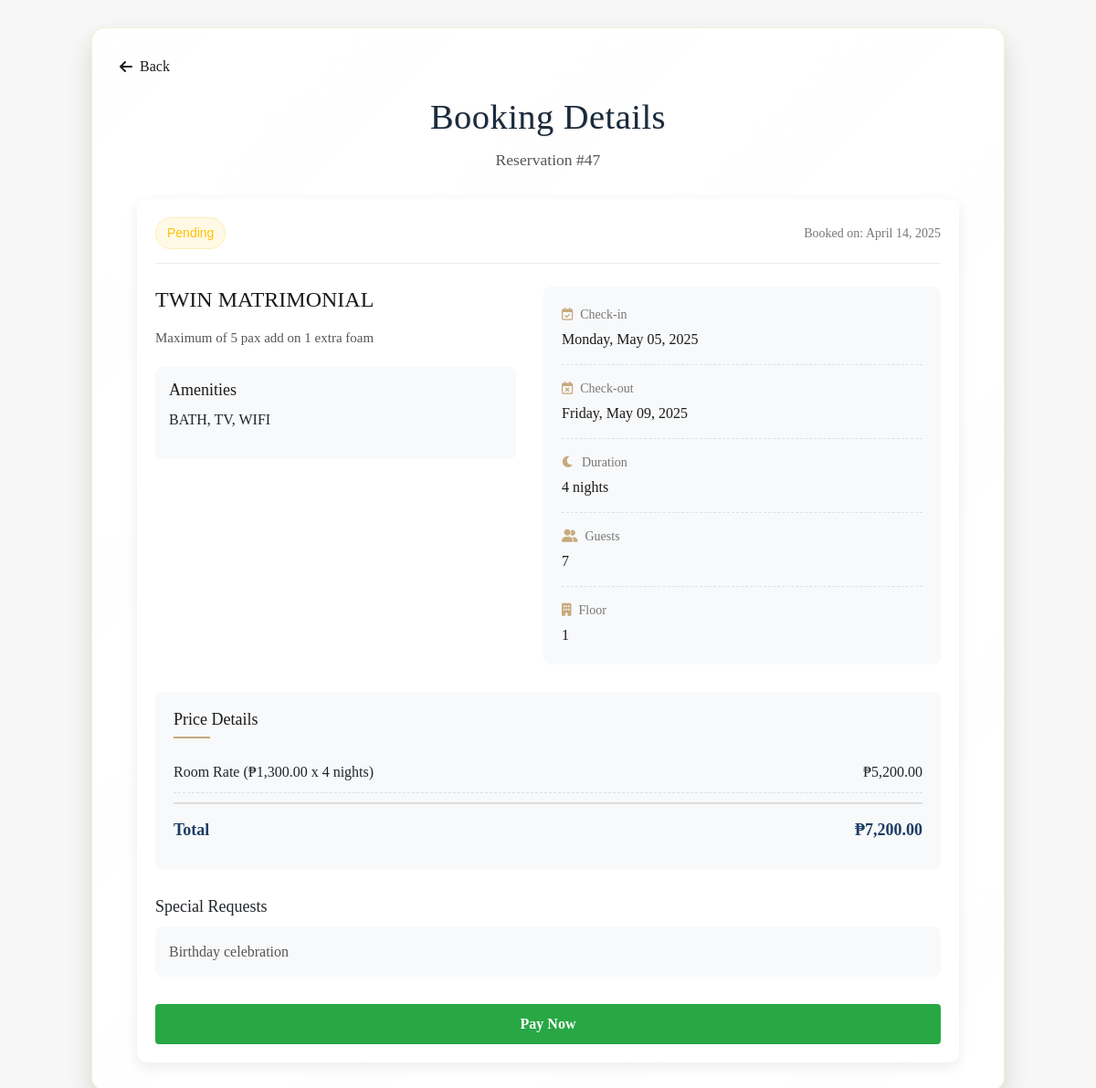
Page /landing_page/pages/booking_details.php?id=47 (signed in) on the committed database.
### tables this page shows
CREATE TABLE IF NOT EXISTS `bookings` (
  `booking_id` int NOT NULL AUTO_INCREMENT,
  `user_id` int NOT NULL,
  `room_id` int NOT NULL,
  `check_in_date` date NOT NULL,
  `check_out_date` date NOT NULL,
  `booking_date` timestamp NULL DEFAULT CURRENT_TIMESTAMP,
  `guests_count` int NOT NULL,
  `total_price` decimal(10,2) NOT NULL,
  `special_requests` text,
  `booking_status` enum('pending','confirmed','checked_in','checked_out','cancelled') DEFAULT 'pending',
  `payment_status` set('pending','paid','partial') DEFAULT 'pending',
  `booking_source` varchar(50) DEFAULT 'website',
  PRIMARY KEY (`booking_id`),
  KEY `user_id` (`user_id`),
  KEY `room_id` (`room_id`)
);

CREATE TABLE IF NOT EXISTS `room_types` (
  `room_type_id` int NOT NULL AUTO_INCREMENT,
  `type_name` varchar(50) NOT NULL,
  `description` text,
  `floor_type` int NOT NULL,
  `base_price` decimal(10,2) NOT NULL,
  `capacity` int NOT NULL,
  `amenities` text,
  `image_path` text,
  PRIMARY KEY (`room_type_id`)
);

### landing_page/pages/booking_details.php (the view, shortened to what this page needs)
<?php
require_once '../../config/db.php';
$user_id = isset($_SESSION['user_id']) ? $_SESSION['user_id'] : null;
$booking_id = $_GET['id'];
$stmt = $conn->prepare("SELECT b.*,
                              r.type_name, r.description, r.base_price, r.capacity, r.amenities,
                              u.username, u.email, u.phone_number,
                              rm.room_number, r.floor_type,
                              COALESCE(SUM(t.amount), 0) AS paid_amount
                       FROM bookings b
                       JOIN rooms rm ON b.room_id = rm.room_id
                       JOIN room_types r ON rm.room_type_id = r.room_type_id
                       JOIN users u ON b.user_id = u.user_id
                       LEFT JOIN transactions t ON b.booking_id = t.booking_id
                       WHERE b.booking_id = ? AND b.user_id = ?
                       GROUP BY b.booking_id");
$stmt->bind_param("ii", $booking_id, $user_id);
$stmt->execute();
$result = $stmt->get_result();
$booking = $result->fetch_assoc();
$check_in = new DateTime($booking['check_in_date']);
$check_out = new DateTime($booking['check_out_date']);
$nights = $check_in->diff($check_out)->days;
?>
<!DOCTYPE html>
<html lang="en">
<link rel="stylesheet" href="../css/booking.css">
<?php include_once '../includes/head.php'; ?>
<body>
    <div class="booking-container">
        <div class="back-button" style="margin-bottom: 20px;">
            <a href="javascript:history.back()"
                style="text-decoration: none; color: var(--dark-text); display: flex; align-items: center; width: fit-content;">
                <i class="fas fa-arrow-left" style="margin-right: 8px;"></i>
                Back
            </a>
        </div>
        <div class="booking-header">
            <h1>Booking Details</h1>
            <p>Reservation #<?php echo $booking_id; ?></p>
        </div>
        <div class="booking-details-container">
            <div class="booking-status-bar">
                <div class="status-badge <?php echo strtolower($booking['booking_status']); ?>">
                    <?php echo ucfirst($booking['booking_status']); ?>
                </div>
                <div class="booking-date">
                    Booked on: <?php echo date('F d, Y', strtotime($booking['booking_date'])); ?>
                </div>
            </div>
            <div class="booking-info-card">
                <div class="room-info">
                    <h2><?php echo htmlspecialchars($booking['type_name']); ?></h2>
                    <p class="room-description"><?php echo htmlspecialchars($booking['description']); ?></p>
                    <div class="amenities">
                        <h3>Amenities</h3>
                        <p><?php echo htmlspecialchars($booking['amenities']); ?></p>
                    </div>
                </div>
                <div class="reservation-details">
                    <div class="detail-item">
                        <div class="detail-label"><i class="far fa-calendar-check"></i> Check-in</div>
                        <div class="detail-value"><?php echo date('l, F d, Y', strtotime($booking['check_in_date'])); ?>
                        </div>
                    </div>
                    <div class="detail-item">
                        <div class="detail-label"><i class="far fa-calendar-times"></i> Check-out</div>
                        <div class="detail-value">
                            <?php echo date('l, F d, Y', strtotime($booking['check_out_date'])); ?>
                        </div>
                    </div>
                    <div class="detail-item">
                        <div class="detail-label"><i class="fas fa-moon"></i> Duration</div>
                        <div class="detail-value"><?php echo $nights; ?> night<?php echo $nights > 1 ? 's' : ''; ?>
                        </div>
                    </div>
                    <div class="detail-item">
                        <div class="detail-label"><i class="fas fa-user-friends"></i> Guests</div>
                        <div class="detail-value"><?php echo $booking['guests_count']; ?></div>
                    </div>
                    <div class="detail-item">
                        <div class="detail-label"><i class="fas fa-building"></i> Floor</div>
                        <div class="detail-value"><?php echo $booking['floor_type']; ?></div>
                    </div>
                </div>
            </div>
            <div class="pricing-summary">
                <h3>Price Details</h3>
                <div class="price-row">
                    <span>Room Rate (₱<?php echo number_format($booking['base_price'], 2); ?> x <?php echo $nights; ?>
                        nights)</span>
                    <span>₱<?php echo number_format($booking['base_price'] * $nights, 2); ?></span>
                </div>
                <div class="price-row total">
                    <span>Total</span>
                    <span>₱<?php echo number_format($booking['total_price'], 2); ?></span>
                </div>
            </div>
            <?php if (!empty($booking['special_requests'])): ?>
                <div class="special-requests-section">
                    <h3>Special Requests</h3>
                    <p><?php echo htmlspecialchars($booking['special_requests']); ?></p>
                </div>
            <?php endif; ?>
            <?php if ($booking['payment_status'] === 'pending'): ?>
                <div class="booking-actions-section">
                    <button id="payBooking" class="btn-pay">Pay Now</button>
                </div>
            <?php elseif ($booking['payment_status'] === 'partial'): ?>
                <div class="booking-actions-section">
                    <button id="payBooking" class="btn-pay">Pay Remaining Balance</button>
                </div>
            <?php endif; ?>
        </div>
    </div>
</body>
</html>

### landing_page/css/booking.css (style rules this page uses)
.booking-container { max-width: 1000px; margin: 30px auto; padding: 30px; background: linear-gradient( 135deg, rgba(255, 255, 255, 0.98), rgba(255, 255, 255, 0.95) ); border-radius: 15px; box-shadow: 0 15px 30px rgba(0, 0, 0, 0.12), 0 4px 10px rgba(212, 175, 55, 0.08); font-family: "Montserrat", sans-serif; position: relative; border: 1px solid rgba(212, 175, 55, 0.2); }
.booking-header { text-align: center; margin-bottom: 25px; }
.booking-header h1 { font-family: "Playfair Display", serif; font-size: 2.4em; color: #1a2a3a; margin-bottom: 12px; text-shadow: 1px 1px 2px rgba(0, 0, 0, 0.1); letter-spacing: 0.5px; }
.booking-header p { color: #555; font-size: 1.1em; font-weight: 300; line-height: 1.4; }
.booking-details-container { max-width: 900px; margin: 0 auto; padding: 20px; background-color: white; border-radius: 10px; box-shadow: 0 5px 15px rgba(0, 0, 0, 0.08); margin-top: 30px; }
.booking-status-bar { display: flex; justify-content: space-between; align-items: center; margin-bottom: 25px; padding-bottom: 15px; border-bottom: 1px solid #eee; }
.status-badge { display: inline-block; padding: 6px 12px; border-radius: 20px; font-size: 14px; font-weight: 500; font-family: "Montserrat", sans-serif; }
.status-badge.pending { background-color: rgba(255, 193, 7, 0.1); color: #ffc107; border: 1px solid rgba(255, 193, 7, 0.2); }
.booking-date { font-size: 14px; color: #777; }
.booking-info-card { display: flex; flex-direction: column; gap: 30px; margin-bottom: 30px; }
@media (min-width: 768px) { .booking-info-card { flex-direction: row; } }
.room-info { flex: 1; }
.room-info h2 { font-size: 24px; margin-bottom: 15px; color: var(--dark-text); }
.room-description { font-size: 15px; line-height: 1.6; color: #555; margin-bottom: 20px; }
.amenities { background-color: #f8f9fa; padding: 15px; border-radius: 8px; }
.amenities h3 { font-size: 18px; margin-bottom: 10px; color: var(--dark-text); }
.reservation-details { flex: 1; background-color: #f8f9fa; padding: 20px; border-radius: 8px; }
.detail-item { margin-bottom: 15px; padding-bottom: 15px; border-bottom: 1px dashed #e0e0e0; }
.detail-item:last-child { margin-bottom: 0; padding-bottom: 0; border-bottom: none; }
.detail-label { font-size: 14px; color: #777; margin-bottom: 5px; display: flex; align-items: center; }
.detail-label i { margin-right: 8px; color: var(--primary-color); }
.detail-value { font-size: 16px; font-weight: 500; color: var(--dark-text); }
.pricing-summary { background-color: #f8f9fa; padding: 20px; border-radius: 8px; margin-bottom: 30px; }
.pricing-summary h3 { font-size: 18px; margin-bottom: 15px; color: var(--dark-text); position: relative; padding-bottom: 10px; }
.pricing-summary h3::after { content: ''; position: absolute; bottom: 0; left: 0; width: 40px; height: 2px; background-color: var(--primary-color); }
.price-row { display: flex; justify-content: space-between; padding: 10px 0; border-bottom: 1px dashed #e0e0e0; }
.price-row.total { border-top: 2px solid #ddd; border-bottom: none; margin-top: 10px; padding-top: 15px; font-weight: 700; font-size: 18px; color: var(--secondary-color); }
.special-requests-section { margin-bottom: 30px; }
.special-requests-section h3 { font-size: 18px; margin-bottom: 10px; }
.special-requests-section p { background-color: #f8f9fa; padding: 15px; border-radius: 8px; color: #555; line-height: 1.6; }
.booking-actions-section { text-align: center; margin-top: 20px; }
.btn-pay { display: block; width: 100%; padding: 12px 15px; text-align: center; border-radius: 6px; font-weight: 500; transition: all 0.3s ease; cursor: pointer; text-decoration: none; background-color: #42b983; color: white; border: none; margin-top: 15px; }
.btn-pay { background-color: #28a745; color: white; border: none; padding: 10px 20px; border-radius: 4px; cursor: pointer; font-weight: bold; transition: background-color 0.3s; }

### landing_page/css/style.css (style rules this page uses)
:root { --primary-color: #c8a97e; --secondary-color: #1c3c64; --accent-color: #9c7a48; --dark-text: #1a1a1a; --light-text: #707070; --light-bg: #f7f7f7; --white: #ffffff; --shadow: 0 10px 30px rgba(0, 0, 0, 0.08); --luxury-gradient: linear-gradient( 135deg, var(--primary-color) 0%, var(--accent-color) 100% ); }
* { margin: 0; padding: 0; box-sizing: border-box; font-family: "Playfair Display", serif; }
body { background-color: var(--light-bg) !important; color: var(--dark-text); }

### rows in the picture
bookings: booking_status "Pending", booking_date "April 14, 2025", room_types.type_name "TWIN MATRIMONIAL", room_types.description "Maximum of 5 pax add on 1 extra foam", room_types.amenities "BATH, TV, WIFI", check_in_date "Monday, May 05, 2025", check_out_date "Friday, May 09, 2025", nights "4", guests_count "7", room_types.floor_type "1", room_types.base_price "1,300.00", $booking['base_price'] * $nights "5,200.00", total_price "7,200.00", special_requests "Birthday celebration"

### other values in the picture
$booking_id "47"
